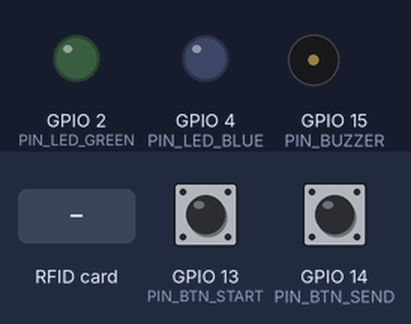
Bench run of a sketch on a simulated ESP32. Shown: output pins drawn as LEDs (lit = HIGH), buzzer (waves = sounding, pin HIGH). Dashed ring = blinking. Inputs (shaded band) come from the test bench; at power-on: GPIO 13 (PIN_BTN_START) HIGH, GPIO 14 (PIN_BTN_SEND) HIGH. Random numbers use the default seed unless the sketch sets one; what the sketch prints to the serial monitor is not drawn.

Above: at 1.9 s.
2.0 s: GPIO 13 (PIN_BTN_START) pulled LOW for 0.15 s
At 2.41 s:
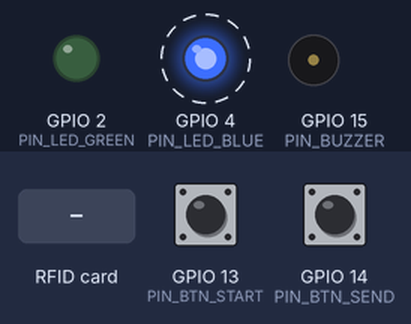
5.1 s: GPIO 14 (PIN_BTN_SEND) pulled LOW for 0.15 s
At 6.5 s:
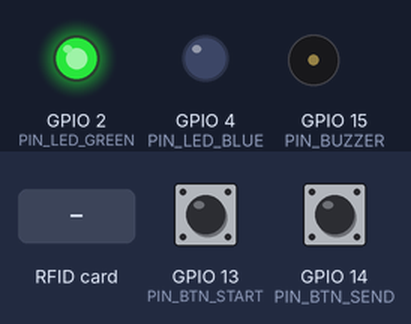
8.1 s: RFID card A3 F8 7B 02 held to the reader
At 8.18 s:
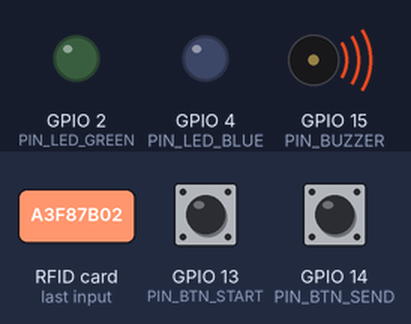
9.6 s: GPIO 13 (PIN_BTN_START) pulled LOW for 1 s
At 9.99 s:
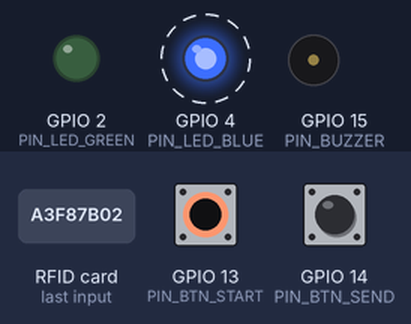
12.6 s: GPIO 14 (PIN_BTN_SEND) pulled LOW for 1 s
At 12.94 s:
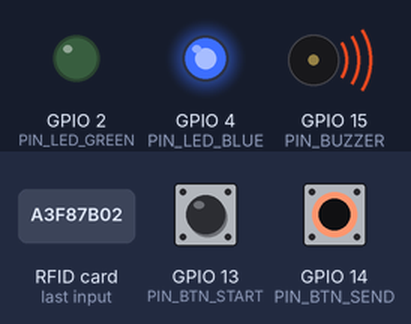
15.6 s: RFID card 5E 7A 19 C4 held to the reader
At 16.7 s:
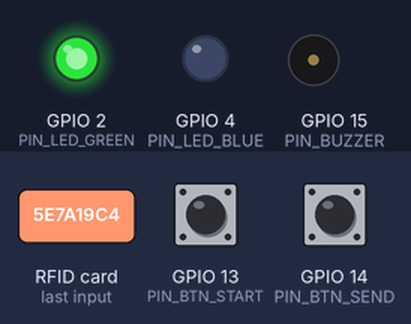
Timing chart, 0 to 18.1 s (numbered marks = the images above; inputs shaded):
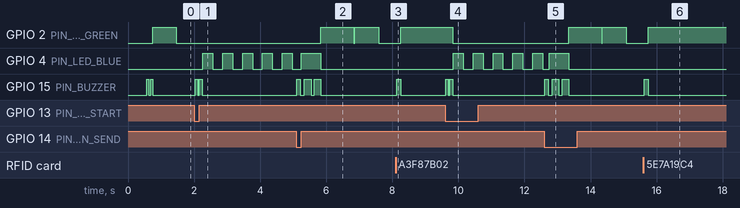

Measured:
- after the input at 2.0 s, GPIO 4 (PIN_LED_BLUE): alternates HIGH for 0.30 s and LOW for 0.30 s, starting after 0.26 s; GPIO 15 (PIN_BUZZER): alternates HIGH for 0.08 s and LOW for 0.05 s, 4 changes in all, then stays LOW, starting at once
- after the input at 5.1 s, GPIO 2 (PIN_LED_GREEN): LOW → HIGH after 0.74 s, → LOW 1.0 s later, → HIGH 0.02 s later, → LOW 0.72 s later; GPIO 15 (PIN_BUZZER): LOW → HIGH at once, then repeats every 0.33 s: LOW 0.13 s, HIGH 0.20 s, until it stays LOW from 5.8 s
- after the input at 8.1 s, GPIO 15 (PIN_BUZZER): LOW → HIGH at once, → LOW 0.12 s later
- after the input at 9.6 s, GPIO 2 (PIN_LED_GREEN): HIGH → LOW after 0.22 s; GPIO 4 (PIN_LED_BLUE): alternates HIGH for 0.30 s and LOW for 0.30 s, starting after 0.24 s; GPIO 15 (PIN_BUZZER): alternates HIGH for 0.08 s and LOW for 0.05 s, 4 changes in all, then stays LOW, starting at once
- after the input at 12.6 s, GPIO 2 (PIN_LED_GREEN): LOW → HIGH after 0.74 s, → LOW 1.0 s later, → HIGH 0.02 s later, → LOW 0.72 s later; GPIO 15 (PIN_BUZZER): LOW → HIGH at once, then repeats every 0.33 s: LOW 0.13 s, HIGH 0.20 s, until it stays LOW from 13.3 s
- after the input at 15.6 s, GPIO 15 (PIN_BUZZER): LOW → HIGH at once, → LOW 0.12 s later

The sketch:

bucket_meter_firmware.ino
```cpp
/*
 * =====================================================================================
 *  🐄 LactoGuard AI — Smart Milking Bucket Handheld Meter Firmware
 *  Protocol: ESP-NOW (Ultra low-latency, connectionless, direct to Central Gateway)
 *  Target Hardware: ESP32 DevKit V1 (30/38 pin)
 * =====================================================================================
 *  Features:
 *   - ESP-NOW direct wireless transmission (< 5ms transmit time, NO router needed!)
 *   - Sensor Simulation Mode (Realistic biological random EC & pH values when probes are not connected)
 *   - MFRC522 RFID reader (with simulated fallback if RFID reader is not yet wired)
 *   - START & SEND Push Button control
 *   - Audio-visual feedback via Buzzer & LEDs
 * =====================================================================================
 *  Pin Connections:
 *   1. START Button: GPIO 13 (to GND, internal pull-up)
 *   2. SEND Button:  GPIO 14 (to GND, internal pull-up)
 *   3. Buzzer:       GPIO 15 (Active Buzzer to GND)
 *   4. Green LED:    GPIO 2  (Built-in / External with 330Ω resistor)
 *   5. Blue/Red LED: GPIO 4  (External with 330Ω resistor)
 *   6. MFRC522 RFID (Optional if physical sensor wired):
 *      - 3.3V -> ESP32 3V3 (⚠️ NEVER 5V!) | GND -> GND | RST -> GPIO 22
 *      - SDA(SS) -> GPIO 5 | MOSI -> GPIO 23 | MISO -> GPIO 19 | SCK -> GPIO 18
 *   7. Physical EC & pH Probes (When connected later):
 *      - EC Analog -> GPIO 34 (ADC1_CH6)
 *      - pH Analog -> GPIO 35 (ADC1_CH7)
 * =====================================================================================
 */

#include <Arduino.h>
#include <WiFi.h>
#include <esp_now.h>
#include <esp_wifi.h>
#include <SPI.h>
#include <MFRC522.h>
#include <esp_idf_version.h>

// =====================================================================================
//  CONFIGURATION & SENSOR SIMULATION TOGGLE
// =====================================================================================
// Set to true to simulate realistic milk EC & pH without physical sensors
// Set to false when your physical analog EC and pH probes are plugged into GPIO 34 & 35
#define SIMULATE_SENSORS        true

#define DEVICE_NODE_ID          "DHENU-METER-01"
#define DEFAULT_SIMULATED_RFID  "A3F87B02"

// Pin Definitions
#define PIN_RC522_SS            5
#define PIN_RC522_RST           22
#define PIN_BTN_START           13
#define PIN_BTN_SEND            14
#define PIN_EC_ADC              34
#define PIN_PH_ADC              35
#define PIN_BUZZER              15
#define PIN_LED_GREEN           2     // Built-in LED on ESP32
#define PIN_LED_BLUE            4

// =====================================================================================
//  ESP-NOW PACKET STRUCTURE (Packed binary struct, 101 bytes)
// =====================================================================================
typedef struct __attribute__((packed)) {
  uint8_t msg_type;              // 1 = BUCKET_METER, 2 = EAR_TAG
  char device_type[16];          // "BUCKET_METER"
  char node_id[16];              // "DHENU-METER-01"
  char rfid_tag[16];             // e.g. "A3F87B02"
  char cattle_id[16];            // "COW-A3F8"
  float milk_ec_ms_cm;           // e.g. 4.85 mS/cm
  float milk_ph;                 // e.g. 6.64
  uint32_t milking_duration_sec; // e.g. 315 seconds
  uint32_t samples_count;        // e.g. 450
  char mastitis_indication[24];  // "HEALTHY_NORMAL", "SUBCLINICAL_WARNING", "CLINICAL_ALERT"
  uint8_t battery_pct;           // e.g. 95%
} MilkingPacket;

MilkingPacket outgoingPacket;

// Broadcast MAC Address (FF:FF:FF:FF:FF:FF reaches ANY Gateway in range)
uint8_t broadcastAddress[] = {0xFF, 0xFF, 0xFF, 0xFF, 0xFF, 0xFF};

// Hardware RFID Instance
MFRC522 mfrc522(PIN_RC522_SS, PIN_RC522_RST);
bool rfidHardwareAvailable = false;

// =====================================================================================
//  STATE MACHINE ENUM
// =====================================================================================
enum MeterState {
  STATE_STANDBY_RFID = 0,   // Waiting for RFID ear tag scan (or button tap)
  STATE_READY_TO_MILK,      // Ear tag locked, ready for START button
  STATE_MILKING_ACTIVE,     // Sampling milk EC and pH in bucket
  STATE_TRANSMITTING        // Sending via ESP-NOW to Central Gateway
};

MeterState currentState = STATE_STANDBY_RFID;

// Session Tracking
String currentRfidTag = "";
unsigned long sessionStartTime = 0;
unsigned long sessionDurationSec = 0;

// Sensor Accumulators
double ecAccumulator = 0;
double phAccumulator = 0;
unsigned long validSamplesCount = 0;

float finalAvgEC = 0.0f;
float finalAvgPH = 0.0f;
String finalIndication = "HEALTHY_NORMAL";

// Button Debounce
unsigned long lastDebounceStart = 0;
unsigned long lastDebounceSend = 0;
const unsigned long DEBOUNCE_DELAY_MS = 250;

// LED Blink Timer
unsigned long lastLedBlinkTime = 0;
bool ledState = false;
volatile bool espNowSendSuccess = false;

// =====================================================================================
//  BUZZER & FEEDBACK HELPERS
// =====================================================================================
void beep(int count, int onDuration = 80, int offDuration = 60) {
  for (int i = 0; i < count; i++) {
    digitalWrite(PIN_BUZZER, HIGH);
    delay(onDuration);
    digitalWrite(PIN_BUZZER, LOW);
    if (i < count - 1) delay(offDuration);
  }
}

// =====================================================================================
//  ESP-NOW TRANSMISSION CALLBACK
// =====================================================================================
#if ESP_IDF_VERSION >= ESP_IDF_VERSION_VAL(5, 0, 0)
// ESP32 Arduino Core 3.0+ (IDF 5.x)
void OnDataSent(const wifi_tx_info_t *tx_info, esp_now_send_status_t status) {
  espNowSendSuccess = (status == ESP_NOW_SEND_SUCCESS);
  Serial.printf("[ESP-NOW] Send Status: %s\n", espNowSendSuccess ? "DELIVERY_SUCCESS" : "NO_ACK_OR_BROADCAST");
}
#else
// ESP32 Arduino Core 2.x (IDF 4.x)
void OnDataSent(const uint8_t *mac_addr, esp_now_send_status_t status) {
  espNowSendSuccess = (status == ESP_NOW_SEND_SUCCESS);
  Serial.printf("[ESP-NOW] Send Status: %s\n", espNowSendSuccess ? "DELIVERY_SUCCESS" : "NO_ACK_OR_BROADCAST");
}
#endif

// Initialize ESP-NOW
bool initEspNow() {
  WiFi.mode(WIFI_STA);
  WiFi.disconnect();

  if (esp_now_init() != ESP_OK) {
    Serial.println(F("[ESP-NOW] Error initializing ESP-NOW!"));
    return false;
  }

  esp_now_register_send_cb(OnDataSent);

  // Register broadcast peer
  esp_now_peer_info_t peerInfo = {};
  memcpy(peerInfo.peer_addr, broadcastAddress, 6);
  peerInfo.channel = 0; // channel 0 = any channel
  peerInfo.encrypt = false;

  if (esp_now_add_peer(&peerInfo) != ESP_OK) {
    Serial.println(F("[ESP-NOW] Failed to add broadcast peer"));
    return false;
  }

  Serial.println(F("[ESP-NOW] Initialized & Broadcast Peer Added!"));
  return true;
}

// Channel-hopping broadcast sender (ensures gateway receives regardless of Wi-Fi channel)
void broadcastMilkingPacket(MilkingPacket &pkt) {
  Serial.println(F("\n[ESP-NOW] Broadcasting milking packet to Central Gateway..."));
  for (uint8_t ch = 1; ch <= 11; ch++) {
    esp_wifi_set_channel(ch, WIFI_SECOND_CHAN_NONE);
    esp_now_send(broadcastAddress, (uint8_t *)&pkt, sizeof(pkt));
    delay(8);
  }
}

// =====================================================================================
//  SENSOR SIMULATION & MEASUREMENT
// =====================================================================================
float getSimulatedOrRealEC() {
#if SIMULATE_SENSORS
  // Realistic bovine milk EC: Normal fresh milk is 4.40 - 5.20 mS/cm
  // Adds slight realistic dynamic fluctuation
  float base = 4.75f;
  float noise = ((float)random(-25, 26)) / 100.0f; // +-0.25 fluctuation
  return base + noise;
#else
  // Read physical probe on GPIO 34
  uint32_t sum = 0;
  for (int i = 0; i < 16; i++) { sum += analogRead(PIN_EC_ADC); delayMicroseconds(50); }
  float v = ((float)sum / 16.0f / 4095.0f) * 3.3f;
  return (v / 3.3f) * 10.0f;
#endif
}

float getSimulatedOrRealPH() {
#if SIMULATE_SENSORS
  // Realistic bovine milk pH: Normal fresh milk is 6.55 - 6.68
  float base = 6.62f;
  float noise = ((float)random(-6, 7)) / 100.0f; // +-0.06 fluctuation
  return base + noise;
#else
  // Read physical probe on GPIO 35
  uint32_t sum = 0;
  for (int i = 0; i < 16; i++) { sum += analogRead(PIN_PH_ADC); delayMicroseconds(50); }
  float v = ((float)sum / 16.0f / 4095.0f) * 3.3f;
  return 7.0f + ((2.50f - v) * -5.70f);
#endif
}

// =====================================================================================
//  RFID DETECTION HELPER
// =====================================================================================
bool checkRfidEarTag(String &tagUid) {
  if (!rfidHardwareAvailable) return false;
  if (!mfrc522.PICC_IsNewCardPresent() || !mfrc522.PICC_ReadCardSerial()) return false;

  tagUid = "";
  for (byte i = 0; i < mfrc522.uid.size; i++) {
    if (mfrc522.uid.uidByte[i] < 0x10) tagUid += "0";
    tagUid += String(mfrc522.uid.uidByte[i], HEX);
  }
  tagUid.toUpperCase();
  mfrc522.PICC_HaltA();
  mfrc522.PCD_StopCrypto1();
  return true;
}

// =====================================================================================
//  SETUP
// =====================================================================================
void setup() {
  Serial.begin(115200);
  delay(500);

  Serial.println(F("\n======================================================="));
  Serial.println(F("🐄 LactoGuard — Handheld Bucket Meter (ESP-NOW Mode)"));
  Serial.println(F("======================================================="));

  pinMode(PIN_BTN_START, INPUT_PULLUP);
  pinMode(PIN_BTN_SEND,  INPUT_PULLUP);
  pinMode(PIN_BUZZER,    OUTPUT);
  pinMode(PIN_LED_GREEN, OUTPUT);
  pinMode(PIN_LED_BLUE,  OUTPUT);

  digitalWrite(PIN_BUZZER, LOW);
  digitalWrite(PIN_LED_GREEN, LOW);
  digitalWrite(PIN_LED_BLUE, LOW);

  // Initialize ESP-NOW
  initEspNow();

  // Try initializing physical RFID if wired
  SPI.begin();
  mfrc522.PCD_Init();
  byte v = mfrc522.PCD_ReadRegister(mfrc522.VersionReg);
  if (v == 0x91 || v == 0x92) {
    rfidHardwareAvailable = true;
    Serial.printf("[RFID] MFRC522 detected (v=0x%02X)!\n", v);
  } else {
    rfidHardwareAvailable = false;
    Serial.println(F("[RFID] MFRC522 not detected. Auto-simulation fallback enabled!"));
  }

#if SIMULATE_SENSORS
  Serial.println(F("[SIMULATION] ✅ SENSOR SIMULATION ACTIVE:"));
  Serial.println(F("             Generating realistic milk EC (4.5–5.1 mS/cm) & pH (6.55–6.68)."));
#else
  Serial.println(F("[SENSORS] 🔌 Reading PHYSICAL analog probes on GPIO 34 (EC) and 35 (pH)."));
#endif

  beep(2, 60, 50);
  Serial.println(F("\n[READY] Standby: Tap Ear Tag OR press START to begin milking session."));
}

// =====================================================================================
//  MAIN STATE MACHINE
// =====================================================================================
void loop() {
  unsigned long currentMillis = millis();

  // -----------------------------------------------------------------------------------
  // [STATE 0] STANDBY: Awaiting Cow Ear Tag Scan
  // -----------------------------------------------------------------------------------
  if (currentState == STATE_STANDBY_RFID) {
    digitalWrite(PIN_LED_BLUE, LOW);

    // Heartbeat blink on Green LED
    if (currentMillis - lastLedBlinkTime > 700) {
      lastLedBlinkTime = currentMillis;
      ledState = !ledState;
      digitalWrite(PIN_LED_GREEN, ledState);
    }

    String scannedTag = "";
    bool tagFound = checkRfidEarTag(scannedTag);

    // If tag physically scanned:
    if (tagFound) {
      currentRfidTag = scannedTag;
      Serial.printf("\n>>> [RFID SCANNED] Cow Tag: %s\n", currentRfidTag.c_str());
      beep(1, 120, 0);
      digitalWrite(PIN_LED_GREEN, HIGH);
      currentState = STATE_READY_TO_MILK;
    }

    // FALLBACK / SHORTCUT: If RFID not yet scanned, pressing START auto-assigns simulated RFID!
    if (digitalRead(PIN_BTN_START) == LOW) {
      if (currentMillis - lastDebounceStart > DEBOUNCE_DELAY_MS) {
        lastDebounceStart = currentMillis;
        currentRfidTag = DEFAULT_SIMULATED_RFID;
        Serial.printf("\n>>> [START PRESSED] Auto-assigned RFID: %s\n", currentRfidTag.c_str());
        beep(2, 80, 50);

        sessionStartTime = millis();
        ecAccumulator = 0;
        phAccumulator = 0;
        validSamplesCount = 0;

        currentState = STATE_MILKING_ACTIVE;
        digitalWrite(PIN_LED_GREEN, LOW);
      }
    }
  }

  // -----------------------------------------------------------------------------------
  // [STATE 1] READY TO MILK: Tag locked, waiting for START button press
  // -----------------------------------------------------------------------------------
  else if (currentState == STATE_READY_TO_MILK) {
    digitalWrite(PIN_LED_GREEN, HIGH);

    if (digitalRead(PIN_BTN_START) == LOW) {
      if (currentMillis - lastDebounceStart > DEBOUNCE_DELAY_MS) {
        lastDebounceStart = currentMillis;
        Serial.println(F("\n>>> [START PRESSED] Milking session started in bucket!"));
        beep(2, 80, 50);

        sessionStartTime = millis();
        ecAccumulator = 0;
        phAccumulator = 0;
        validSamplesCount = 0;

        currentState = STATE_MILKING_ACTIVE;
        digitalWrite(PIN_LED_GREEN, LOW);
      }
    }
  }

  // -----------------------------------------------------------------------------------
  // [STATE 2] MILKING ACTIVE: Sampling Milk EC & pH
  // -----------------------------------------------------------------------------------
  else if (currentState == STATE_MILKING_ACTIVE) {
    // Pulse Blue LED during milking
    if (currentMillis - lastLedBlinkTime > 300) {
      lastLedBlinkTime = currentMillis;
      ledState = !ledState;
      digitalWrite(PIN_LED_BLUE, ledState);
    }

    // Sample every 500ms
    static unsigned long lastSampleTime = 0;
    if (currentMillis - lastSampleTime >= 500) {
      lastSampleTime = currentMillis;

      float sampleEC = getSimulatedOrRealEC();
      float samplePH = getSimulatedOrRealPH();

      ecAccumulator += sampleEC;
      phAccumulator += samplePH;
      validSamplesCount++;

      Serial.printf("[MILKING] t=%02lus | Milk EC: %.2f mS/cm | pH: %.2f | Samples: %lu\n",
                    (currentMillis - sessionStartTime) / 1000, sampleEC, samplePH, validSamplesCount);
    }

    // Check SEND Button (Farmer finishes milking)
    if (digitalRead(PIN_BTN_SEND) == LOW) {
      if (currentMillis - lastDebounceSend > DEBOUNCE_DELAY_MS) {
        lastDebounceSend = currentMillis;

        sessionDurationSec = (millis() - sessionStartTime) / 1000;
        if (sessionDurationSec < 1) sessionDurationSec = 1;

        Serial.println(F("\n>>> [SEND PRESSED] Milking finished! Packing data..."));
        beep(1, 100, 0);

        if (validSamplesCount > 0) {
          finalAvgEC = ecAccumulator / validSamplesCount;
          finalAvgPH = phAccumulator / validSamplesCount;
        } else {
          finalAvgEC = 4.82f;
          finalAvgPH = 6.64f;
        }

        // Mastitis screening
        if (finalAvgEC >= 6.5f || finalAvgPH >= 6.95f) {
          finalIndication = "CLINICAL_ALERT";
        } else if (finalAvgEC >= 5.7f || finalAvgPH >= 6.80f) {
          finalIndication = "SUBCLINICAL_WARNING";
        } else {
          finalIndication = "HEALTHY_NORMAL";
        }

        Serial.println(F("-------------------------------------------------------"));
        Serial.printf("Cow RFID: %s | Duration: %lu sec\n", currentRfidTag.c_str(), sessionDurationSec);
        Serial.printf("Average EC: %.2f mS/cm | Average pH: %.2f | Result: %s\n",
                      finalAvgEC, finalAvgPH, finalIndication.c_str());
        Serial.println(F("-------------------------------------------------------"));

        currentState = STATE_TRANSMITTING;
      }
    }
  }

  // -----------------------------------------------------------------------------------
  // [STATE 3] TRANSMITTING: Send via ESP-NOW to Central Gateway
  // -----------------------------------------------------------------------------------
  else if (currentState == STATE_TRANSMITTING) {
    digitalWrite(PIN_LED_BLUE, HIGH);

    // Fill Outgoing ESP-NOW Packet
    memset(&outgoingPacket, 0, sizeof(outgoingPacket));
    outgoingPacket.msg_type = 1; // 1 = BUCKET_METER
    strncpy(outgoingPacket.device_type, "BUCKET_METER", sizeof(outgoingPacket.device_type) - 1);
    strncpy(outgoingPacket.node_id, DEVICE_NODE_ID, sizeof(outgoingPacket.node_id) - 1);
    strncpy(outgoingPacket.rfid_tag, currentRfidTag.c_str(), sizeof(outgoingPacket.rfid_tag) - 1);

    String cowId = "COW-" + currentRfidTag.substring(0, min((unsigned int)currentRfidTag.length(), 4U));
    strncpy(outgoingPacket.cattle_id, cowId.c_str(), sizeof(outgoingPacket.cattle_id) - 1);

    outgoingPacket.milk_ec_ms_cm = finalAvgEC;
    outgoingPacket.milk_ph = finalAvgPH;
    outgoingPacket.milking_duration_sec = sessionDurationSec;
    outgoingPacket.samples_count = validSamplesCount;
    strncpy(outgoingPacket.mastitis_indication, finalIndication.c_str(), sizeof(outgoingPacket.mastitis_indication) - 1);
    outgoingPacket.battery_pct = 95;

    // Send packet via ESP-NOW channel hopping
    broadcastMilkingPacket(outgoingPacket);

    // Audio confirmation: 2 victory beeps
    beep(2, 200, 100);
    digitalWrite(PIN_LED_GREEN, HIGH);
    digitalWrite(PIN_LED_BLUE, LOW);
    delay(1000);

    // Reset back to Standby
    currentRfidTag = "";
    digitalWrite(PIN_LED_GREEN, LOW);
    currentState = STATE_STANDBY_RFID;
    Serial.println(F("\n[READY] Meter returned to standby. Ready for next cow!"));
  }

  delay(20);
}
```
